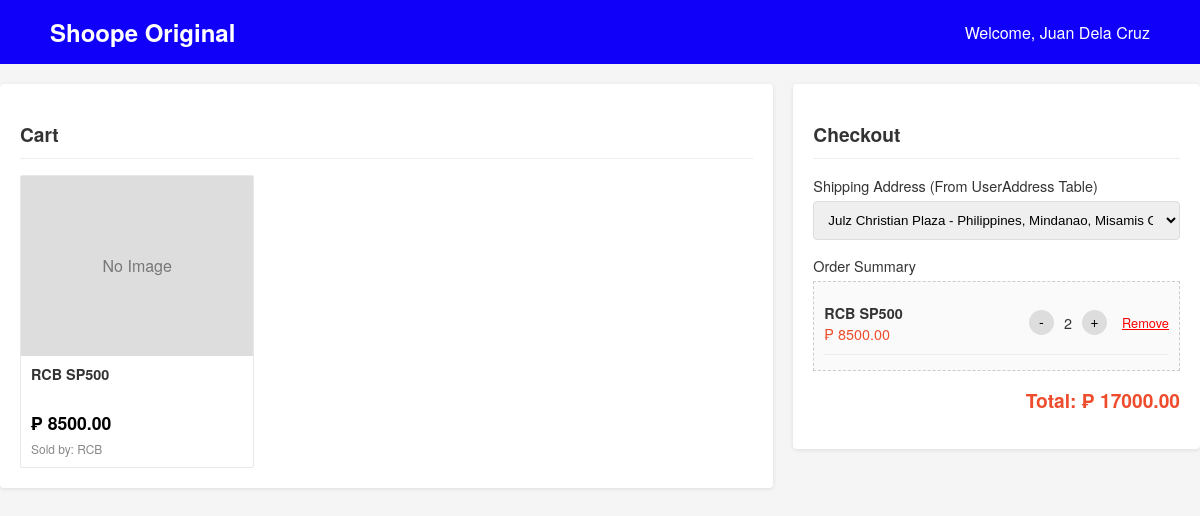
The page /cart/ on the database as committed earlier.
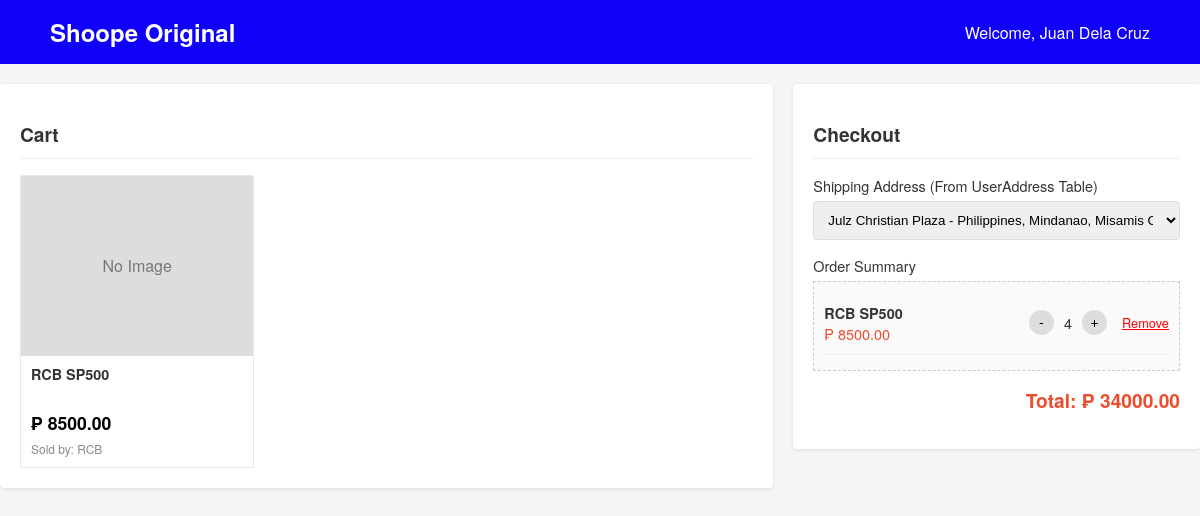
The same page on the database as committed later.
### core/models.py (models this page shows, shortened)
class Product(models.Model):
    shop = models.ForeignKey(Shop, on_delete=models.CASCADE)
    category = models.ForeignKey(Category, on_delete=models.SET_NULL, null=True)
    product_name = models.CharField(max_length=200)
    description = models.TextField()
    price = models.DecimalField(max_digits=10, decimal_places=2)
    stock_quantity = models.IntegerField()
    image_url = models.URLField(blank=True)

class Shop(models.Model):
    customer = models.ForeignKey(Customer, on_delete=models.CASCADE)
    shop_name = models.CharField(max_length=100)
    shop_description = models.TextField()
    shop_rating = models.DecimalField(max_digits=10, decimal_places=2, default=0.00)

class OrderItem(models.Model):
    order = models.ForeignKey(Order, on_delete=models.CASCADE)
    product = models.ForeignKey(Product, on_delete=models.SET_NULL, null=True)
    quantity = models.IntegerField()
    price_at_purchase = models.DecimalField(max_digits=10, decimal_places=2)

### core/views.py (the view)
# urls.py: path('cart/', views.shop_view, name='cart'),
def shop_view(request):
    products = Product.objects.all()
    customer = Customer.objects.first()
    cart_order = Order.objects.filter(order_status='pending').last()
    cart_items = []
    cart_total = 0
    if cart_order:
        cart_items = OrderItem.objects.filter(order=cart_order)
        for item in cart_items:
            cart_total += item.price_at_purchase * item.quantity
    user_addresses = UserAddress.objects.filter(customer=customer)
    context = {
        'products': products,
        'cart_items': cart_items,
        'cart_total': cart_total,
        'user_addresses': user_addresses, # <--- Send this to HTML
    }
    return render(request, 'core/shop.html', context)

### core/templates/core/shop.html (shortened to what this page needs)
<!DOCTYPE html>
<html lang="en">
<head>
</head>
<body>
    <header>
        <h1>Shoope Original</h1>
        <span>Welcome, Juan Dela Cruz</span>
    </header>
    <div class="container">
        <div class="product-section">
    <h2>Cart</h2>
    <div class="product-grid">
        {% for product in products %}
            <div class="card">
                <div class="card-img-placeholder">
                    {% if product.image_url %}
                        <img src="{{ product.image_url }}" alt="{{ product.product_name }}" style="width:100%; height:100%; object-fit:cover;">
                    {% else %}
                        No Image
                    {% endif %}
                </div>
                <div class="card-body">
                    <h3 class="card-title">{{ product.product_name }}</h3>
                    <div class="card-price">₱ {{ product.price }}</div>
                    <div class="card-shop">Sold by: {{ product.shop.shop_name }}</div>
                </div>
            </div>
        {% empty %}
            <p>No products found in the database.</p>
        {% endfor %}
        </div>
</div>
        <div class="checkout-section">
            <h2>Checkout</h2>
            <form>
                <div class="form-group">
                    <label>Shipping Address (From UserAddress Table)</label>
                    <select name="address">
                        {% for address in user_addresses %}
                        <option value="{{address.id}}" {% if address.is_default %} selected {% endif %}>
                        {{ address.recipient_name }} - {{ address.street_address }}, {{ address.city }}
                        </option>
                        {% empty %}
                        <option value="">No address found. Please add one.</option>
                        {% endfor %}
                    </select>
                </div>
                <div class="form-group">
                    <label>Order Summary</label>
                    <div class="order-summary" style="max-height: 300px; overflow-y: auto;">
                        {% for item in cart_items %}
                            <div class="summary-item" style="border-bottom: 1px solid #eee; padding: 10px 0; display: flex; justify-content: space-between; align-items: center;">
                                <div style="flex: 1;">
                                    <strong>{{ item.product.product_name }}</strong><br>
                                    <span style="color: #ee4d2d;">₱ {{ item.price_at_purchase }}</span>
                                </div>
                                <div style="display: flex; align-items: center; gap: 10px;">
                                    <a href="{% url 'minus_cart' item.product.id %}" style="background: #ddd; width: 25px; height: 25px; text-align: center; border-radius: 50%; text-decoration: none; color: black;">-</a>
                                    <span>{{ item.quantity }}</span>
                                    <a href="{% url 'plus_cart' item.product.id %}" style="background: #ddd; width: 25px; height: 25px; text-align: center; border-radius: 50%; text-decoration: none; color: black;">+</a>
                                    <a href="{% url 'remove_cart' item.product.id %}" style="color: red; font-size: 0.8rem; margin-left: 5px;">Remove</a>
                                </div>
                            </div>
                        {% empty %}
                            <div style="padding: 20px; text-align: center; color: gray;">
                                Cart is empty
                            </div>
                        {% endfor %}
                    </div>
                    <div class="total-price">
                        Total: ₱ {{ cart_total }}
                    </div>
                </div>
        </div>
    </div>
</body>
</html>

### core/templates/core/shop.html (style rules this page uses)
body { font-family: 'Helvetica Neue', Helvetica, Arial, sans-serif; background-color: #f5f5f5; margin: 0; padding: 0; color: #333; }
header { background-color: #1100f9; color: white; padding: 15px 50px; display: flex; justify-content: space-between; align-items: center; }
header h1 { margin: 0; font-size: 1.5rem; }
.container { max-width: 1200px; margin: 20px auto; display: flex; gap: 20px; }
.product-section { flex: 2; background: white; padding: 20px; border-radius: 4px; box-shadow: 0 1px 4px rgba(0,0,0,0.1); }
.product-grid { display: grid; grid-template-columns: repeat(auto-fill, minmax(180px, 1fr)); gap: 15px; margin-top: 15px; }
.card { border: 1px solid #e8e8e8; border-radius: 2px; transition: transform 0.1s; cursor: pointer; }
.card-img-placeholder { width: 100%; height: 180px; background-color: #ddd; display: flex; align-items: center; justify-content: center; color: #777; }
.card-body { padding: 10px; }
.card-title { font-size: 0.9rem; margin: 0 0 10px 0; line-height: 1.2; height: 2.4em; overflow: hidden; }
.card-price { color: #000000; font-weight: bold; font-size: 1.1rem; }
.card-shop { font-size: 0.75rem; color: #888; margin-top: 5px; }
.checkout-section { flex: 1; background: white; padding: 20px; border-radius: 4px; box-shadow: 0 1px 4px rgba(0,0,0,0.1); height: fit-content; }
h2 { font-size: 1.2rem; border-bottom: 1px solid #eee; padding-bottom: 10px; }
.form-group { margin-bottom: 15px; }
.form-group label { display: block; margin-bottom: 5px; font-weight: 500; font-size: 0.9rem; }
select, input { width: 100%; padding: 10px; border: 1px solid #ddd; border-radius: 4px; box-sizing: border-box; }
.order-summary { background-color: #fafafa; padding: 10px; border: 1px dashed #ccc; margin-bottom: 15px; }
.summary-item { display: flex; justify-content: space-between; font-size: 0.9rem; margin-bottom: 5px; }
.total-price { font-size: 1.2rem; color: #ee4d2d; font-weight: bold; text-align: right; margin-top: 10px; }

Rows that differ between the two databases and show on the page:
changed OrderItem "RCB SP500": quantity "2" → "4"
Other text that changed with them:
{{ cart_total }}: "17000.00" → "34000.00"
